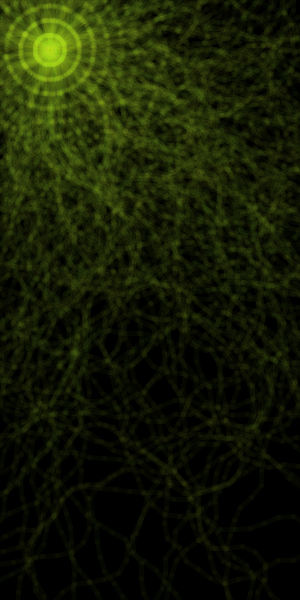
Frame 1 (no input)
Frame 60 (the mouse pressed at the canvas centre just before this capture): identical to frame 1, image omitted
Frame 120 (the mouse held since frame 60 and released just before this capture): identical to frame 1, image omitted

The Processing sketch that drew this single still picture (run headless with seeded random() and noise(); from frame 60 on, the mouse is pressed at the canvas centre):

// Processing sketch: processing_32362
// ── processing_32362.pde


float x=100;
float y=100;
float O=random(TWO_PI);
float L=15;
int a=141;
float count=1.0;
float b=0.0;


void setup(){
  
  size(300,600);
  background(0);
  strokeWeight(5);
  this.draw2();
  
}

void draw(){}

void draw2(){
  for(int b = 0; b < 10000; b++){
    stroke(a,227,23,8);
    float x2=x+L*cos(O);
    float y2=y+L*sin(O);
  
  
    line(x,y,x2,y2);
    a=a+1;
    if(a>202){
      a=141;
    }
    x=x2;
    y=y2;
    O=O+random(-PI/5.0,PI/5.0);
  
    if(x<0 || y<0 || y>600 ||x>300){
      x=50;
      y=50;
      O=random(TWO_PI);}
    }
  
}
    
